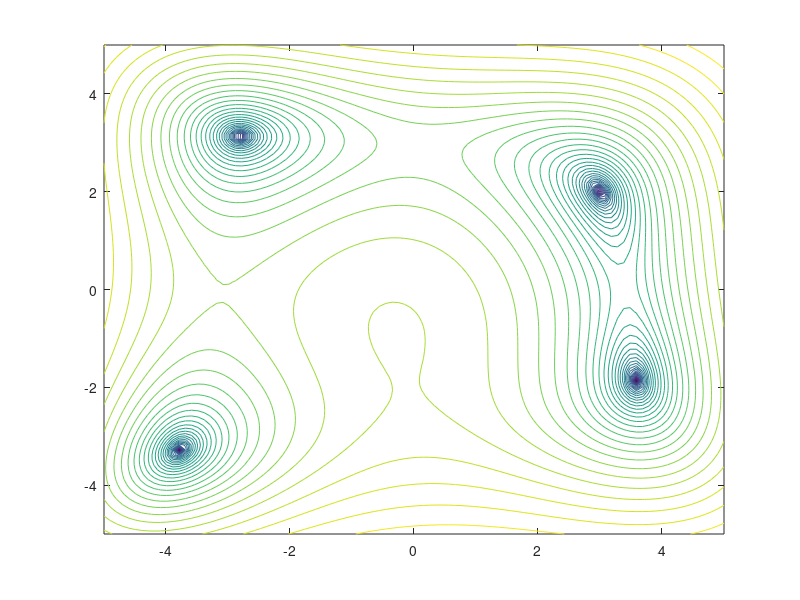

Write the MATLAB code that produced this figure.
function ContourPlot()


a = 0.01;
x = linspace(-5,5);
y = linspace(-5,5);
[X,Y] = meshgrid(x,y);
Z =  ((X.^2+Y-11).^2 +(X+Y.^2-7).^2);
% z = Z;
z = log(a+Z);

contour(X,Y,z,40);
% colorbar;
end